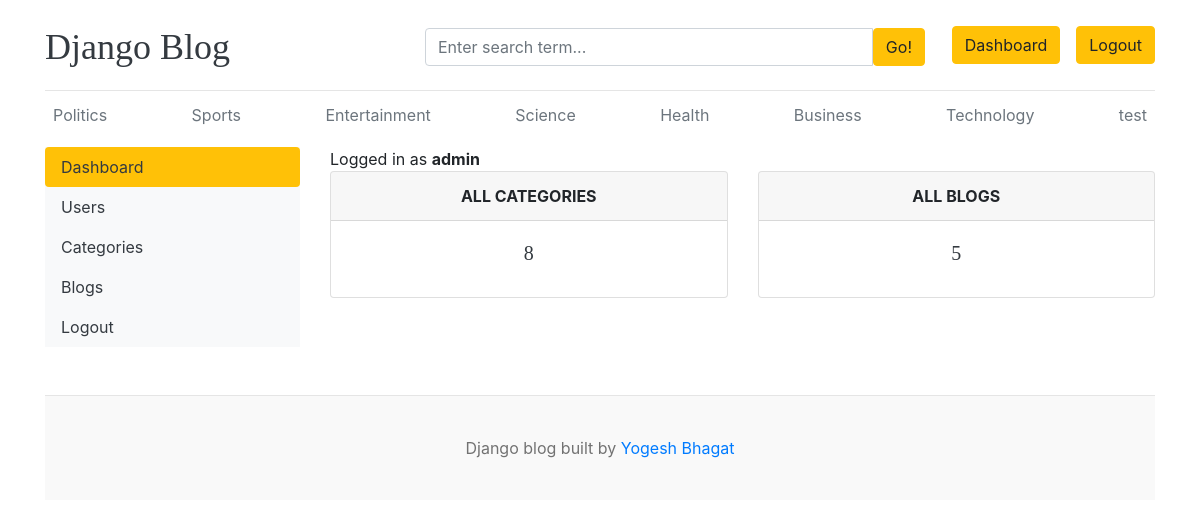
The app's page /dashboard/ (signed in), older data.
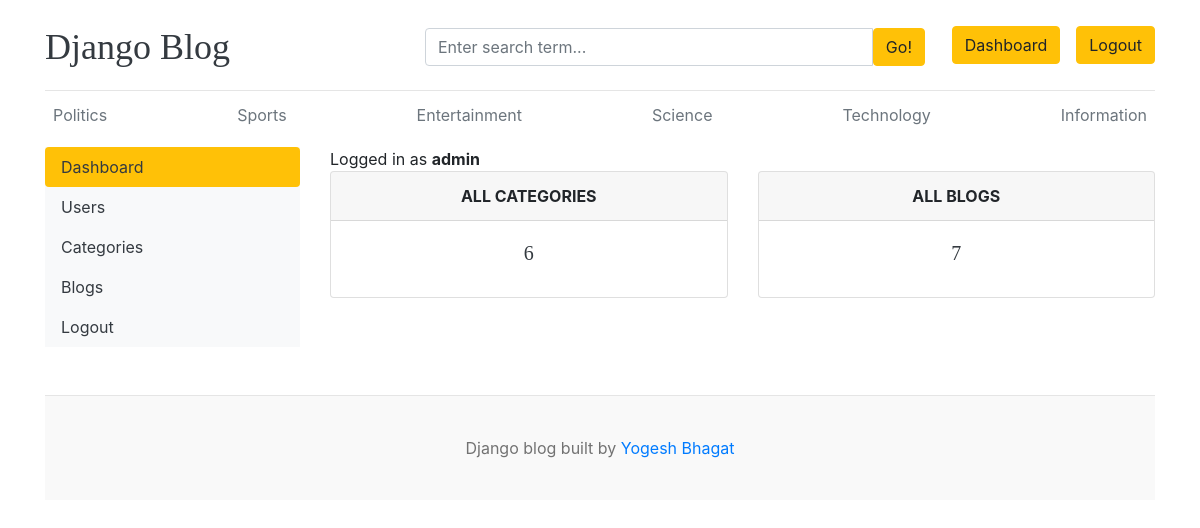
The same page, newer data.
### blogs/models.py (models this page shows, shortened)
class Category(models.Model):
    category_name = models.CharField(max_length=50)
    created_at = models.DateTimeField(auto_now_add=True)
    updated_at = models.DateTimeField(auto_now = True)
    class Meta:
        verbose_name_plural = 'Categories'

### dashboards/views.py (the view)
        def wrapper(request, *args, **kwargs):
            if request.user.has_perm(permission):
                return view_func(request, *args, **kwargs)
            else:
                return redirect('home')

### blogs/context_processors.py (called while the page is built)
def get_categories(request):
    categories = Category.objects.all()
    return dict(categories=categories)

def get_social_links(request):
    social_links = SocialLink.objects.all()
    return dict(social_links=social_links)

### dashboards/views.py (called while the page is built)
def permission_required(permission):
    def decorator(view_func):
        def wrapper(request, *args, **kwargs):
            if request.user.has_perm(permission):
                return view_func(request, *args, **kwargs)
            else:
                return redirect('home')
        return wrapper
    return decorator

@login_required(login_url='login')
@permission_required('blogs.change_blog')
def dashboard(request):
    category_count = Category.objects.all().count()
    blogs_count = Blog.objects.all().count()
    context = {
        'category_count': category_count,
        'blogs_count': blogs_count,
    }
    return render(request, 'dashboard/dashboard.html', context)

### templates/dashboard/dashboard.html
{% extends 'base.html' %}
{% block content %}
<div class="row">
    {% include 'dashboard/sidebar.html' %}
    <div class="col-md-9">
        <span>Logged in as <b>{{user}}</b></span>
        <div class="row">
            <div class="col">
                <div class="card border-default mb-3">
                    <div class="card-header text-center text-uppercase font-weight-bold">All Categories</div>
                    <div class="card-body text-dark">
                        <h5 class="card-title text-center">{{ category_count }}</h5>
                    </div>
                </div>
            </div>
            <div class="col">
                <div class="card border-default mb-3">
                    <div class="card-header text-center text-uppercase font-weight-bold">All Blogs</div>
                    <div class="card-body text-dark">
                        <h5 class="card-title text-center">{{blogs_count}}</h5>
                    </div>
                </div>
            </div>
        </div>
    </div>
</div>
{% endblock %}

### templates/base.html (shortened to what this page needs)
{% load static %}
<!DOCTYPE html>
<html lang="en">
<head>
    <link href="https://getbootstrap.com/docs/4.0/dist/css/bootstrap.min.css" rel="stylesheet">
    <link rel="stylesheet" href="https://cdnjs.cloudflare.com/ajax/libs/font-awesome/4.7.0/css/font-awesome.min.css">
    <link href="{% static 'css/blog.css' %}" rel="stylesheet">
  </head>
<body>
    <div class="container">
      <header class="blog-header py-3">
        <div class="row flex-nowrap justify-content-between align-items-center">
          <div class="col-4 pt-1">
            <a class="blog-header-logo text-dark" href="/">Django Blog</a>
          </div>
          <div class="col-4 pt-1">
            <form action="{% url 'search' %}" method="GET">
              <div class="input-group">
                <input class="form-control" type="text" name="keyword" value="{{keyword}}" placeholder="Enter search term..." aria-label="Enter search term..." aria-describedby="button-search" />
                <button type="submit" class="btn btn-warning" id="button-search" type="button">Go!</button>
            </div>
            </form>
          </div>
          <div class="col-4 d-flex justify-content-end align-items-center">
            {% if not user.is_authenticated %}
            <a class="btn btn-sm btn-warning" href="{% url 'login' %}">Login</a> &nbsp;
            <a class="btn btn-sm btn-outline-secondary" href="{% url 'register' %}">Register</a>
            {% else %}
            {% if perms.blogs.change_blog %}
            <a href="{% url 'dashboard' %}" class="btn btn-warning">Dashboard</a>
            {% endif %}
            <a href="{% url 'logout' %}" class="btn btn-warning">Logout</a>
            {% endif %}
          </div>
        </div>
      </header>
      <div class="nav-scroller py-1 mb-2">
        <nav class="nav d-flex justify-content-between">
          {% for category in categories %}
          <a class="p-2 text-muted" href="{%url 'blogs_by_category' category.id%}">{{category.category_name}}</a>
          {% endfor %}
        </nav>
      </div>
{% block content %}
{% endblock %}
<br><br>
<footer class="blog-footer">
  <p>Django blog built  by <a href="#">Yogesh Bhagat</a></p>
</footer>
</body>
</html>

Row changes from the older to the newer data that the page shows:
removed Category: category_name "Health"
removed Category: category_name "Business"
changed Category: category_name "test" → "Information"
Text that changed along with them:
{{ category_count }}: "8" → "6"
{{ blogs_count }}: "5" → "7"
